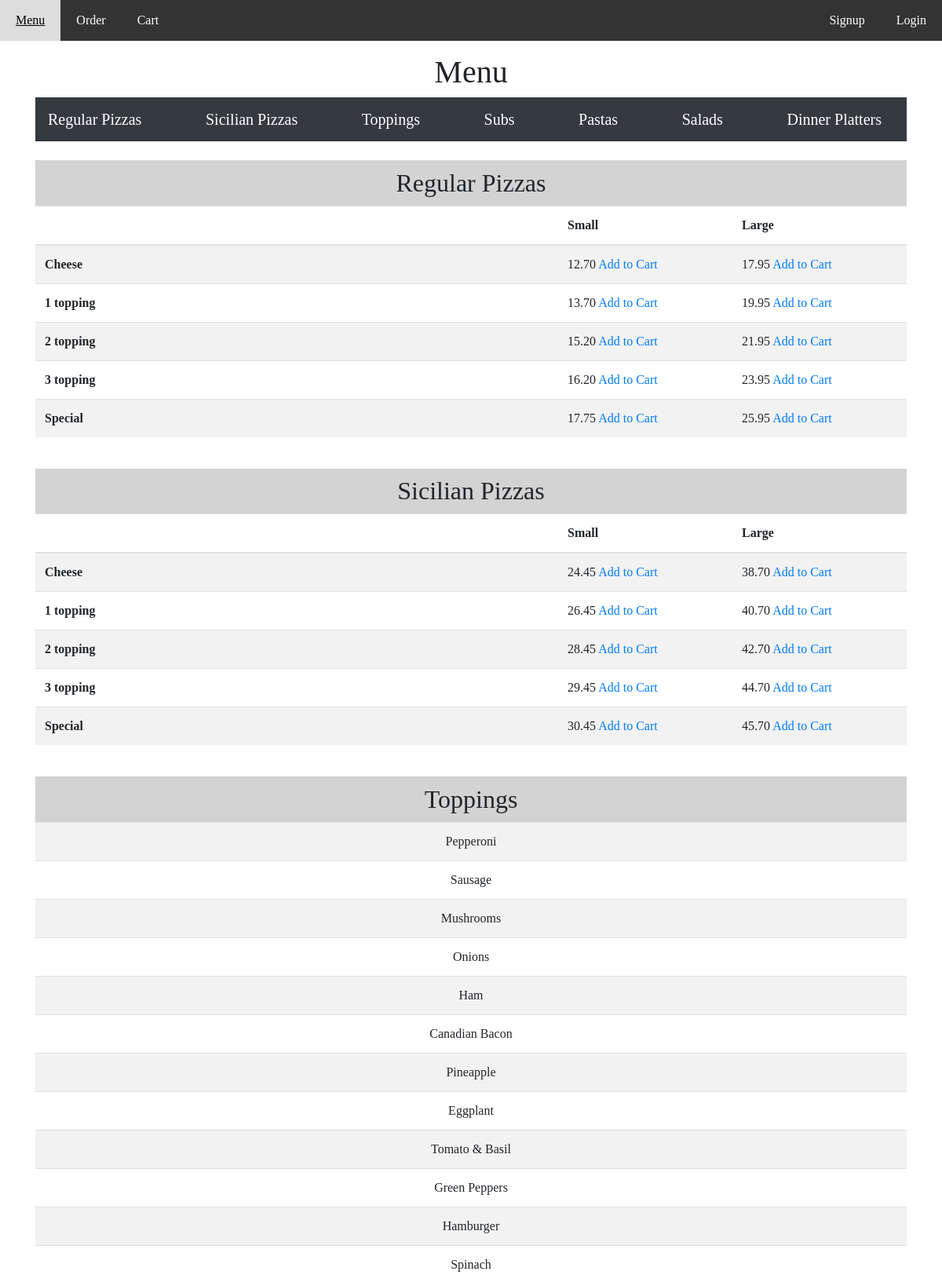
The page / (upper part) on the database its author committed.
### orders/models.py (models this page shows, shortened)
class BaseItem(models.Model):
    name = models.CharField(max_length=64)
    description = models.CharField(max_length=64, blank=True)
    SMALL = 'Small'
    LARGE = 'Large'
    SIZE_CHOICES = (
        (SMALL, 'Small'),
        (LARGE, 'Large')
    )
    size = models.CharField(max_length=8, choices=SIZE_CHOICES, blank=True)
    price = models.DecimalField(max_digits=6, decimal_places=2,blank=True, default=0) # Blankable for Toppings

class Topping(BaseItem):
    pass

### orders/views.py (the view)
# urls.py: path("", views.index, name="index"),
def index(request):
    context = {
        "regular_pizzas": get_menu_items(Pizza.objects.filter(crust=Pizza.REGULAR).all()),
        "sicilian_pizzas": get_menu_items(Pizza.objects.filter(crust=Pizza.SICILIAN).all()),
        "toppings": Topping.objects.all(),
        "subs": get_menu_items(Sub.objects.all()),
        "extras": get_menu_items(SubExtra.objects.all()),
        "pastas": Pasta.objects.all(),
        "salads": Salad.objects.all(),
        "dinners": get_menu_items(Dinner.objects.all())
        }
    return render(request, 'orders/menu.html', context)

### orders/views.py (called while the page is built)
def get_menu_items(productlist):
    names = []
    for product in productlist:
        if product.name not in names:
            names.append(product.name)
    items = []
    for name in names:
        item = {}
        item["name"] = name
        for product in productlist:
            try:
                if product.name == name and product.size == BaseItem.SMALL:
                    item['id_small'] = product.id
                    item['price_small'] = product.price
                elif product.name == name and product.size == BaseItem.LARGE:
                    item['id_large'] = product.id
                    item['price_large'] = product.price
            except:
                item['id'] = product.id
                item['price'] = product.price
        items.append(item)
    return items

### orders/templates/orders/menu.html (shortened to what this page needs)
{% extends 'base_layout.html' %}
{% block head %}
{% load static %}
{% endblock %}
{% block content%}
<h1 class="text-center">Menu</h1>
<nav class="navbar sticky-top navbar-dark bg-dark">
    {% if regular_pizzas %}
    <a class="navbar-brand" href="#regular_pizzas">Regular Pizzas</a>
    {% endif %}
    {% if sicilian_pizzas %}
    <a class="navbar-brand" href="#sicilian_pizza">Sicilian Pizzas</a>
    {% endif %}
    {% if toppings %}
    <a class="navbar-brand" href="#toppings">Toppings</a>
    {% endif %}
    {% if subs %}
    <a class="navbar-brand" href="#subs">Subs</a>
    {% endif %}
    {% if pastas %}
    <a class="navbar-brand" href="#pastas">Pastas</a>
    {% endif %}
    {% if salads %}
    <a class="navbar-brand" href="#salads">Salads</a>
    {% endif %}
    {% if dinners %}
    <a class="navbar-brand" href="#dinners">Dinner Platters</a>
    {% endif %}
</nav>
{% if regular_pizzas %}
<br>
<h2 id="regular_pizzas" class="menu-subheading">Regular Pizzas</h2>
<div>
    <table class="table table-hover table-striped">
        <thead>
            <tr>
                <th scope="col" style="width: 60%"></th>
                <th scope="col" style="width: 20%" >Small</th>
                <th scope="col" style="width: 20%" >Large</th>
            </tr>
        </thead>
        <tbody>
            {% for pizza in regular_pizzas %}
            <tr>
                <td><b>{{ pizza.name }}</b></td>
                {% if pizza.id_small %}
                <td >{{ pizza.price_small }} <a href="{% url 'orders:additem' pizza.id_small %}" >Add to Cart</a></td>
                {% else %}
                <td></td>
                {% endif %}
                {% if pizza.id_large %}
                <td>{{ pizza.price_large }} <a href="{% url 'orders:additem' pizza.id_large %}">Add to Cart</a></td>
                {% else %}
                <td></td>
                {% endif %}
            </tr>
            {% endfor %}
        </tbody>
    </table>
</div>
{% endif %}
{% if sicilian_pizzas %}
<br>
<h2 id="sicilian_pizzas" class="menu-subheading">Sicilian Pizzas</h2>
<div>
    <table class="table table-hover table-striped">
        <thead>
            <tr>
                <th scope="col" style="width: 60%"></th>
                <th scope="col" style="width: 20%" >Small</th>
                <th scope="col" style="width: 20%" >Large</th>
            </tr>
        </thead>
        <tbody>
            {% for pizza in sicilian_pizzas %}
            <tr>
                <td><b>{{ pizza.name }}</b></td>
                {% if pizza.id_small %}
                <td>{{ pizza.price_small }} <a href="{% url 'orders:additem' pizza.id_small %}">Add to Cart</a></td>
                {% else %}
                <td></td>
                {% endif %}
                {% if pizza.id_large %}
                <td>{{ pizza.price_large }} <a href="{% url 'orders:additem' pizza.id_large %}">Add to Cart</a></td>
                {% else %}
                <td></td>
                {% endif %}
            </tr>
            {% endfor %}
        </tbody>
    </table>
</div>
{% endif %}
{% if toppings %}
<br>
<h2 id="toppings" class="menu-subheading">Toppings</h2>
<div>
    <table class="table table-hover table-striped">
        <tbody>
            {% for topping in toppings %}
            <tr style="text-align: center;">
                <td>{{ topping.name }}</td>
            </tr>
            {% endfor %}
        </tbody>
    </table>
</div>
{% endif %}
{% if subs %}
<br>
{% endif %}
{% if pastas %}
<br>
{% endif %}
{% if salads %}
<br>
{% endif %}
{% if dinners %}
<br>
{% endif %}
</div>
{% endblock %}

### templates/base_layout.html (shortened to what this page needs)
{% load static %}
<!DOCTYPE html>
<html>
<head>
    <link rel="stylesheet" href="{% static 'styles.css' %}">
    <link rel="stylesheet" href="{% static 'navigationbar.css' %}">
    <link rel="stylesheet" href="https://stackpath.bootstrapcdn.com/bootstrap/4.1.3/css/bootstrap.min.css"
>
</head>
<body>
    <div class="NavigationBar">
        {% block navigationbarbar %}
        <a href="{% url 'orders:menu' %}" >Menu</a>
        <a href="{% url 'orders:order' %}" >Order</a>
        <a href="{% url 'orders:cart' %}" >Cart</a>
        {% if user.is_authenticated %}
            <form class="logout-link" action="{% url 'accounts:logout' %}" method="post">
                {% csrf_token %}
                <button class="NavigationBarbutton right" type="submit">Logout</button>
            </form>
        {% else %}
        <a href="{% url 'accounts:login' %}" class="right">Login</a>
        <a href="{% url 'accounts:signup' %}" class="right">Signup</a>
        {% endif %}
        {% endblock %}
    </div>
    <div class="container mt-3">
        {% block content %}
        {% endblock %}
</body>
</html>

### assets/styles.css (style rules this page uses)
body { background-color: #0f121f; color: #fff; }
body * { font-family: Ubuntu; }
h1, h2, h3, h4, h5 { font-weight: normal; margin: 0; }
a, a:hover, a:visited { text-decoration: none; }
.menu-subheading { background-color: lightgray; margin: 0; padding: .3em; text-align: center; }

### assets/navigationbar.css (style rules this page uses)
.NavigationBar { overflow: hidden; background-color: #333; }
.NavigationBar a , .NavigationBarbutton { float: left; display: block; color: white; text-align: center; padding: 14px 20px; text-decoration: none; }
.NavigationBar a.right , .NavigationBarbutton.right { float: right; }

### rows shown on the page
BaseItem: name "Cheese", price_small "12.70"
BaseItem: price_large "17.95"
BaseItem: name "1 topping", price_small "13.70"
BaseItem: price_large "19.95"
BaseItem: name "2 topping", price_small "15.20"
BaseItem: price_large "21.95"
BaseItem: name "3 topping", price_small "16.20"
BaseItem: price_large "23.95"
BaseItem: name "Special", price_small "17.75"
BaseItem: price_large "25.95"
BaseItem: name "Cheese", price_small "24.45"
BaseItem: price_large "38.70"
BaseItem: name "1 topping", price_small "26.45"
BaseItem: price_large "40.70"
BaseItem: name "2 topping", price_small "28.45"
BaseItem: price_large "42.70"
BaseItem: name "3 topping", price_small "29.45"
BaseItem: price_large "44.70"
BaseItem: name "Special", price_small "30.45"
BaseItem: price_large "45.70"
Topping: name "Pepperoni"
Topping: name "Sausage"
Topping: name "Mushrooms"
Topping: name "Onions"
Topping: name "Ham"
Topping: name "Canadian Bacon"
Topping: name "Pineapple"
Topping: name "Eggplant"
Topping: name "Tomato & Basil"
Topping: name "Green Peppers"
Topping: name "Hamburger"
Topping: name "Spinach"
